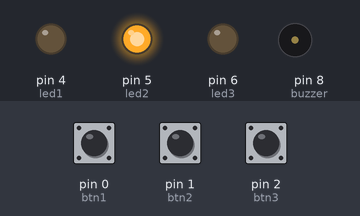
A sketch run on a simulated Arduino Uno, built with avr-gcc and run on an emulated ATmega328P. On the bench: output pins drawn as LEDs (lit = HIGH), buzzer (waves = sounding, pin HIGH). Inputs (shaded band) come from the test bench; at power-on: pin 0 (btn1) HIGH, pin 1 (btn2) LOW, pin 2 (btn3) LOW.

Above: at 1.8 s.
1.9 s: pin 0 (btn1) pulled LOW for 0.6 s
At 2.4 s:
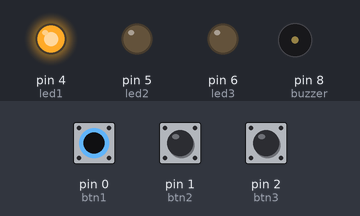
4.9 s: pin 1 (btn2) pulled HIGH for 0.6 s
At 5.4 s:
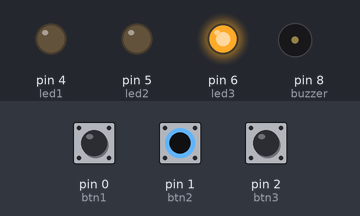
7.9 s: pin 1 (btn2) pulled HIGH for 3.2 s
At 11.8 s:
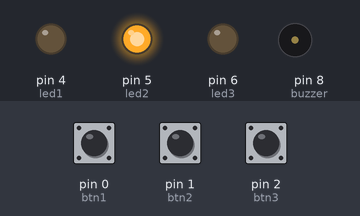
12.6 s: pin 0 (btn1) pulled LOW for 3.2 s
At 13.4 s:
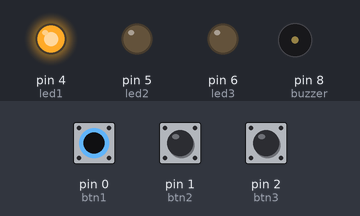
Timing chart, 0 to 17.5 s (numbered marks = the images above; inputs shaded):
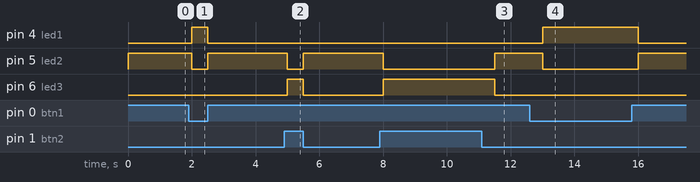

The sketch:

Simon_Says_v1_0.ino
```cpp
// (licence header left out)
const int btn1 = 0;
const int btn2 = 1;
const int btn3 = 2;
const int led1 = 4;
const int led2 = 5;
const int led3 = 6;
const int buzzer = 8;

void setup()
{
  pinMode(btn1, INPUT);
  pinMode(btn2, INPUT);
  pinMode(btn3, INPUT);
  pinMode(led1, OUTPUT);
  pinMode(led2, OUTPUT);
  pinMode(led3, OUTPUT);
  pinMode(buzzer, OUTPUT);   // sets the pin as output
}
void loop()
{
  if (digitalRead(btn1) == LOW){
    buttonPress(btn1,led1);
    }
  else if (digitalRead(btn2) == LOW){
    buttonPress(btn2,led2);
    }
  else if (digitalRead(btn3) == LOW){
    buttonPress(btn3,led3);
    }
}

  void buttonPress (int button,int led){
    digitalWrite(led, HIGH);
    analogWrite(buzzer,60);
    delay(500);
    digitalWrite(buzzer, LOW);
    digitalWrite(led, LOW);
  }
```

Measured:
- after the input at 1.9 s, pin 4 (led1): LOW → HIGH after 0.10 s, → LOW 0.50 s later; pin 5 (led2): HIGH → LOW after 0.10 s, → HIGH 0.50 s later
- after the input at 4.9 s, pin 5 (led2): HIGH → LOW after 0.10 s, → HIGH 0.50 s later; pin 6 (led3): LOW → HIGH after 0.10 s, → LOW 0.50 s later
- after the input at 7.9 s, pin 5 (led2): HIGH → LOW after 0.10 s, → HIGH 3.5 s later; pin 6 (led3): LOW → HIGH after 0.10 s, → LOW 3.5 s later
- after the input at 12.6 s, pin 4 (led1): LOW → HIGH after 0.40 s, → LOW 3.0 s later; pin 5 (led2): HIGH → LOW after 0.40 s, → HIGH 3.0 s later
